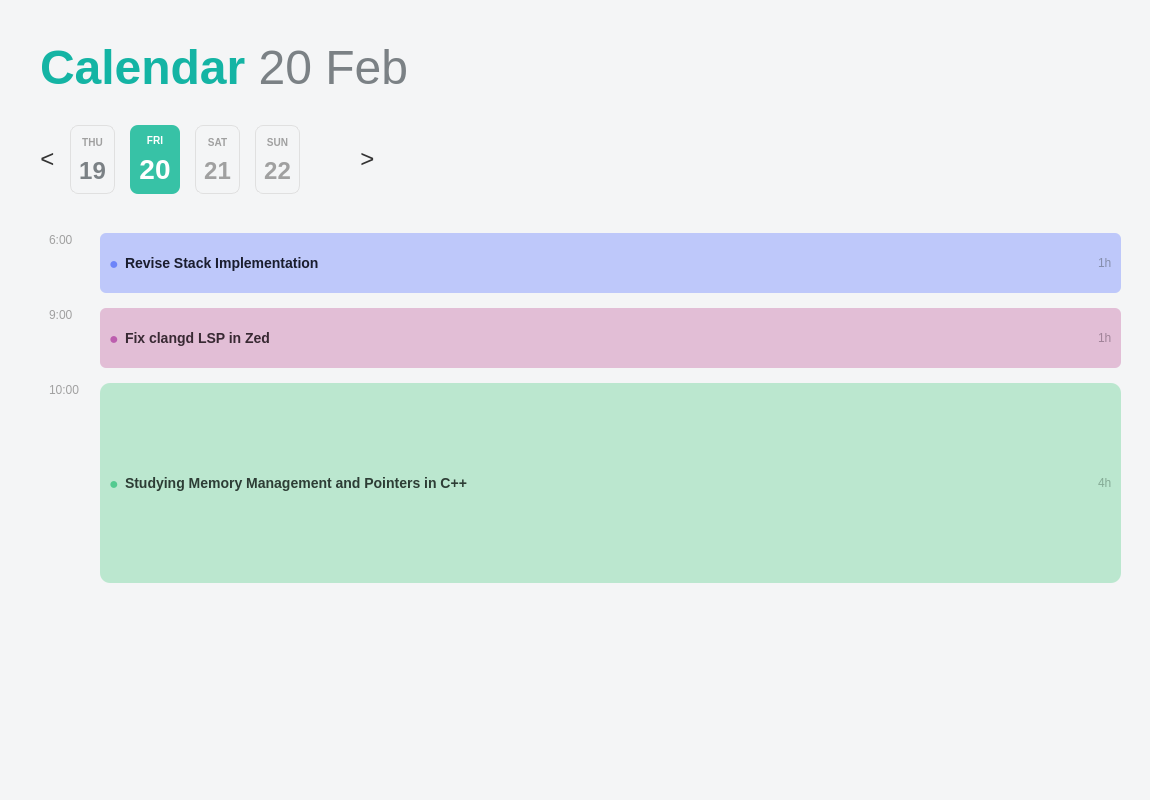
<?xml version="1.0" encoding="UTF-8"?>
<ui version="4.0">
 <class>CalendarForm</class>
 <widget class="QWidget" name="CalendarForm">
  <property name="geometry">
   <rect>
    <x>0</x>
    <y>0</y>
    <width>1150</width>
    <height>800</height>
   </rect>
  </property>
  <property name="windowTitle">
   <string>Calendar</string>
  </property>
  <property name="styleSheet">
   <string>
    QWidget#CalendarForm {
        background-color: #F4F5F6;
        font-family: &quot;Segoe UI&quot;, &quot;Helvetica Neue&quot;, Arial, sans-serif;
    }
    QLabel {
        font-family: &quot;Segoe UI&quot;, &quot;Inter&quot;;
    }
   </string>
  </property>
  <layout class="QHBoxLayout" name="horizontalLayout_main">
   <property name="spacing">
    <number>20</number>
   </property>
   <property name="leftMargin">
    <number>40</number>
   </property>
   <property name="topMargin">
    <number>40</number>
   </property>
   <property name="rightMargin">
    <number>20</number>
   </property>
   <property name="bottomMargin">
    <number>20</number>
   </property>
   <item>
    <layout class="QVBoxLayout" name="verticalLayout"/>
   </item>
   <item>
    <layout class="QVBoxLayout" name="verticalLayout_content">
     <property name="spacing">
      <number>30</number>
     </property>
     <item>
      <widget class="QLabel" name="label_header">
       <property name="text">
        <string>&lt;html&gt;&lt;head/&gt;&lt;body&gt;&lt;p&gt;&lt;span style=&quot; font-size:36pt; font-weight:700; color:#14B4A4;&quot;&gt;Calendar&lt;/span&gt;&lt;span style=&quot; font-size:36pt; color:#7B8185;&quot;&gt; 20 Feb&lt;/span&gt;&lt;/p&gt;&lt;/body&gt;&lt;/html&gt;</string>
       </property>
       <property name="textFormat">
        <enum>Qt::TextFormat::RichText</enum>
       </property>
      </widget>
     </item>
     <item>
      <layout class="QHBoxLayout" name="horizontalLayout_dates">
       <property name="spacing">
        <number>15</number>
       </property>
       <item>
        <widget class="QPushButton" name="btn_prev">
         <property name="styleSheet">
          <string>border: none; font-size: 24px; color: #333; background: transparent;</string>
         </property>
         <property name="text">
          <string>&lt;</string>
         </property>
        </widget>
       </item>
       <item>
        <widget class="QWidget" name="date_19" native="true">
         <property name="styleSheet">
          <string>background: transparent; border: 1px solid #E0E0E0; border-radius: 8px;</string>
         </property>
         <layout class="QVBoxLayout" name="vl_19">
          <item>
           <widget class="QLabel" name="l_d19">
            <property name="styleSheet">
             <string>color: #A0A0A0; border: none; font-size: 10px; font-weight: bold;</string>
            </property>
            <property name="text">
             <string>THU</string>
            </property>
            <property name="alignment">
             <set>Qt::AlignmentFlag::AlignCenter</set>
            </property>
           </widget>
          </item>
          <item>
           <widget class="QLabel" name="l_n19">
            <property name="styleSheet">
             <string>color: #7B8185; border: none; font-size: 24px; font-weight: bold;</string>
            </property>
            <property name="text">
             <string>19</string>
            </property>
            <property name="alignment">
             <set>Qt::AlignmentFlag::AlignCenter</set>
            </property>
           </widget>
          </item>
         </layout>
        </widget>
       </item>
       <item>
        <widget class="QWidget" name="date_20" native="true">
         <property name="styleSheet">
          <string>background-color: #37C2A6; border-radius: 8px;</string>
         </property>
         <layout class="QVBoxLayout" name="vl_20">
          <item>
           <widget class="QLabel" name="l_d20">
            <property name="styleSheet">
             <string>color: #FFFFFF; font-size: 10px; font-weight: bold;</string>
            </property>
            <property name="text">
             <string>FRI</string>
            </property>
            <property name="alignment">
             <set>Qt::AlignmentFlag::AlignCenter</set>
            </property>
           </widget>
          </item>
          <item>
           <widget class="QLabel" name="l_n20">
            <property name="styleSheet">
             <string>color: #FFFFFF; font-size: 28px; font-weight: bold;</string>
            </property>
            <property name="text">
             <string>20</string>
            </property>
            <property name="alignment">
             <set>Qt::AlignmentFlag::AlignCenter</set>
            </property>
           </widget>
          </item>
         </layout>
        </widget>
       </item>
       <item>
        <widget class="QWidget" name="date_21" native="true">
         <property name="styleSheet">
          <string>background: transparent; border: 1px solid #E0E0E0; border-radius: 8px;</string>
         </property>
         <layout class="QVBoxLayout" name="vl_21">
          <item>
           <widget class="QLabel" name="l_d21">
            <property name="styleSheet">
             <string>color: #A0A0A0; border: none; font-size: 10px; font-weight: bold;</string>
            </property>
            <property name="text">
             <string>SAT</string>
            </property>
            <property name="alignment">
             <set>Qt::AlignmentFlag::AlignCenter</set>
            </property>
           </widget>
          </item>
          <item>
           <widget class="QLabel" name="l_n21">
            <property name="styleSheet">
             <string>color: #A0A0A0; border: none; font-size: 24px; font-weight: bold;</string>
            </property>
            <property name="text">
             <string>21</string>
            </property>
            <property name="alignment">
             <set>Qt::AlignmentFlag::AlignCenter</set>
            </property>
           </widget>
          </item>
         </layout>
        </widget>
       </item>
       <item>
        <widget class="QWidget" name="date_22" native="true">
         <property name="styleSheet">
          <string>background: transparent; border: 1px solid #E0E0E0; border-radius: 8px;</string>
         </property>
         <layout class="QVBoxLayout" name="vl_22">
          <item>
           <widget class="QLabel" name="l_d22">
            <property name="styleSheet">
             <string>color: #A0A0A0; border: none; font-size: 10px; font-weight: bold;</string>
            </property>
            <property name="text">
             <string>SUN</string>
            </property>
            <property name="alignment">
             <set>Qt::AlignmentFlag::AlignCenter</set>
            </property>
           </widget>
          </item>
          <item>
           <widget class="QLabel" name="l_n22">
            <property name="styleSheet">
             <string>color: #A0A0A0; border: none; font-size: 24px; font-weight: bold;</string>
            </property>
            <property name="text">
             <string>22</string>
            </property>
            <property name="alignment">
             <set>Qt::AlignmentFlag::AlignCenter</set>
            </property>
           </widget>
          </item>
         </layout>
        </widget>
       </item>
       <item>
        <widget class="QWidget" name="date_23" native="true">
         <property name="styleSheet">
          <string>border: 1px solid #E0E0E0; border-radius: 8px;</string>
         </property>
        </widget>
       </item>
       <item>
        <widget class="QWidget" name="date_24" native="true">
         <property name="styleSheet">
          <string>border: 1px solid #E0E0E0; border-radius: 8px;</string>
         </property>
        </widget>
       </item>
       <item>
        <widget class="QWidget" name="date_25" native="true">
         <property name="styleSheet">
          <string>border: 1px solid #E0E0E0; border-radius: 8px;</string>
         </property>
        </widget>
       </item>
       <item>
        <widget class="QPushButton" name="btn_next">
         <property name="styleSheet">
          <string>border: none; font-size: 24px; color: #333; background: transparent;</string>
         </property>
         <property name="text">
          <string>&gt;</string>
         </property>
        </widget>
       </item>
       <item>
        <spacer name="horizontalSpacer_dates">
         <property name="orientation">
          <enum>Qt::Orientation::Horizontal</enum>
         </property>
         <property name="sizeHint" stdset="0">
          <size>
           <width>40</width>
           <height>20</height>
          </size>
         </property>
        </spacer>
       </item>
      </layout>
     </item>
     <item>
      <widget class="QScrollArea" name="scrollArea">
       <property name="styleSheet">
        <string>background: transparent;</string>
       </property>
       <property name="frameShape">
        <enum>QFrame::Shape::NoFrame</enum>
       </property>
       <property name="widgetResizable">
        <bool>true</bool>
       </property>
       <widget class="QWidget" name="scrollAreaWidgetContents">
        <property name="geometry">
         <rect>
          <x>0</x>
          <y>0</y>
          <width>1066</width>
          <height>546</height>
         </rect>
        </property>
        <layout class="QGridLayout" name="gridLayout_tasks">
         <property name="horizontalSpacing">
          <number>20</number>
         </property>
         <property name="verticalSpacing">
          <number>15</number>
         </property>
         <item row="0" column="0" alignment="Qt::AlignmentFlag::AlignTop">
          <widget class="QLabel" name="time_6">
           <property name="styleSheet">
            <string>color: #A0A0A0; font-size: 12px;</string>
           </property>
           <property name="text">
            <string>6:00</string>
           </property>
          </widget>
         </item>
         <item row="0" column="1">
          <widget class="QWidget" name="task_1" native="true">
           <property name="minimumSize">
            <size>
             <width>0</width>
             <height>60</height>
            </size>
           </property>
           <property name="styleSheet">
            <string>background-color: #BEC8FA; border-radius: 6px;</string>
           </property>
           <layout class="QHBoxLayout" name="hlyt_t1">
            <item>
             <widget class="QLabel" name="dot_1">
              <property name="styleSheet">
               <string>color: #6C84F9; font-size: 16px;</string>
              </property>
              <property name="text">
               <string>●</string>
              </property>
             </widget>
            </item>
            <item>
             <widget class="QLabel" name="txt_1">
              <property name="styleSheet">
               <string>color: #1A1D2E; font-weight: bold; font-size: 14px;</string>
              </property>
              <property name="text">
               <string>Revise Stack Implementation</string>
              </property>
             </widget>
            </item>
            <item>
             <spacer>
              <property name="orientation">
               <enum>Qt::Orientation::Horizontal</enum>
              </property>
              <property name="sizeHint" stdset="0">
               <size>
                <width>0</width>
                <height>0</height>
               </size>
              </property>
             </spacer>
            </item>
            <item>
             <widget class="QLabel" name="dur_1">
              <property name="styleSheet">
               <string>color: #858EAC;</string>
              </property>
              <property name="text">
               <string>1h</string>
              </property>
             </widget>
            </item>
           </layout>
          </widget>
         </item>
         <item row="3" column="0" alignment="Qt::AlignmentFlag::AlignTop">
          <widget class="QLabel" name="time_9">
           <property name="styleSheet">
            <string>color: #A0A0A0; font-size: 12px;</string>
           </property>
           <property name="text">
            <string>9:00</string>
           </property>
          </widget>
         </item>
         <item row="3" column="1">
          <widget class="QWidget" name="task_2" native="true">
           <property name="minimumSize">
            <size>
             <width>0</width>
             <height>60</height>
            </size>
           </property>
           <property name="styleSheet">
            <string>background-color: #E2BED6; border-radius: 6px;</string>
           </property>
           <layout class="QHBoxLayout" name="hlyt_t2">
            <item>
             <widget class="QLabel" name="dot_2">
              <property name="styleSheet">
               <string>color: #BC5EAE; font-size: 16px;</string>
              </property>
              <property name="text">
               <string>●</string>
              </property>
             </widget>
            </item>
            <item>
             <widget class="QLabel" name="txt_2">
              <property name="styleSheet">
               <string>color: #382933; font-weight: bold; font-size: 14px;</string>
              </property>
              <property name="text">
               <string>Fix clangd LSP in Zed</string>
              </property>
             </widget>
            </item>
            <item>
             <spacer>
              <property name="orientation">
               <enum>Qt::Orientation::Horizontal</enum>
              </property>
              <property name="sizeHint" stdset="0">
               <size>
                <width>0</width>
                <height>0</height>
               </size>
              </property>
             </spacer>
            </item>
            <item>
             <widget class="QLabel" name="dur_2">
              <property name="styleSheet">
               <string>color: #A08398;</string>
              </property>
              <property name="text">
               <string>1h</string>
              </property>
             </widget>
            </item>
           </layout>
          </widget>
         </item>
         <item row="4" column="0" alignment="Qt::AlignmentFlag::AlignTop">
          <widget class="QLabel" name="time_10">
           <property name="styleSheet">
            <string>color: #A0A0A0; font-size: 12px;</string>
           </property>
           <property name="text">
            <string>10:00</string>
           </property>
          </widget>
         </item>
         <item row="4" column="1">
          <widget class="QWidget" name="task_3" native="true">
           <property name="minimumSize">
            <size>
             <width>0</width>
             <height>200</height>
            </size>
           </property>
           <property name="styleSheet">
            <string notr="true">background-color: #BBE7CF; border-radius: 10px;</string>
           </property>
           <layout class="QHBoxLayout" name="hlyt_t3">
            <item>
             <widget class="QLabel" name="dot_3">
              <property name="styleSheet">
               <string>color: #53CA90; font-size: 16px;</string>
              </property>
              <property name="text">
               <string>●</string>
              </property>
             </widget>
            </item>
            <item>
             <widget class="QLabel" name="txt_3">
              <property name="styleSheet">
               <string>color: #2D3D35; font-weight: bold; font-size: 14px;</string>
              </property>
              <property name="text">
               <string>Studying Memory Management and Pointers in C++</string>
              </property>
             </widget>
            </item>
            <item>
             <spacer>
              <property name="orientation">
               <enum>Qt::Orientation::Horizontal</enum>
              </property>
              <property name="sizeHint" stdset="0">
               <size>
                <width>0</width>
                <height>0</height>
               </size>
              </property>
             </spacer>
            </item>
            <item>
             <widget class="QLabel" name="dur_3">
              <property name="styleSheet">
               <string>color: #84AA95;</string>
              </property>
              <property name="text">
               <string>4h</string>
              </property>
             </widget>
            </item>
           </layout>
          </widget>
         </item>
         <item row="5" column="1">
          <spacer>
           <property name="orientation">
            <enum>Qt::Orientation::Vertical</enum>
           </property>
           <property name="sizeHint" stdset="0">
            <size>
             <width>0</width>
             <height>0</height>
            </size>
           </property>
          </spacer>
         </item>
        </layout>
       </widget>
      </widget>
     </item>
    </layout>
   </item>
  </layout>
 </widget>
 <resources/>
 <connections/>
</ui>
